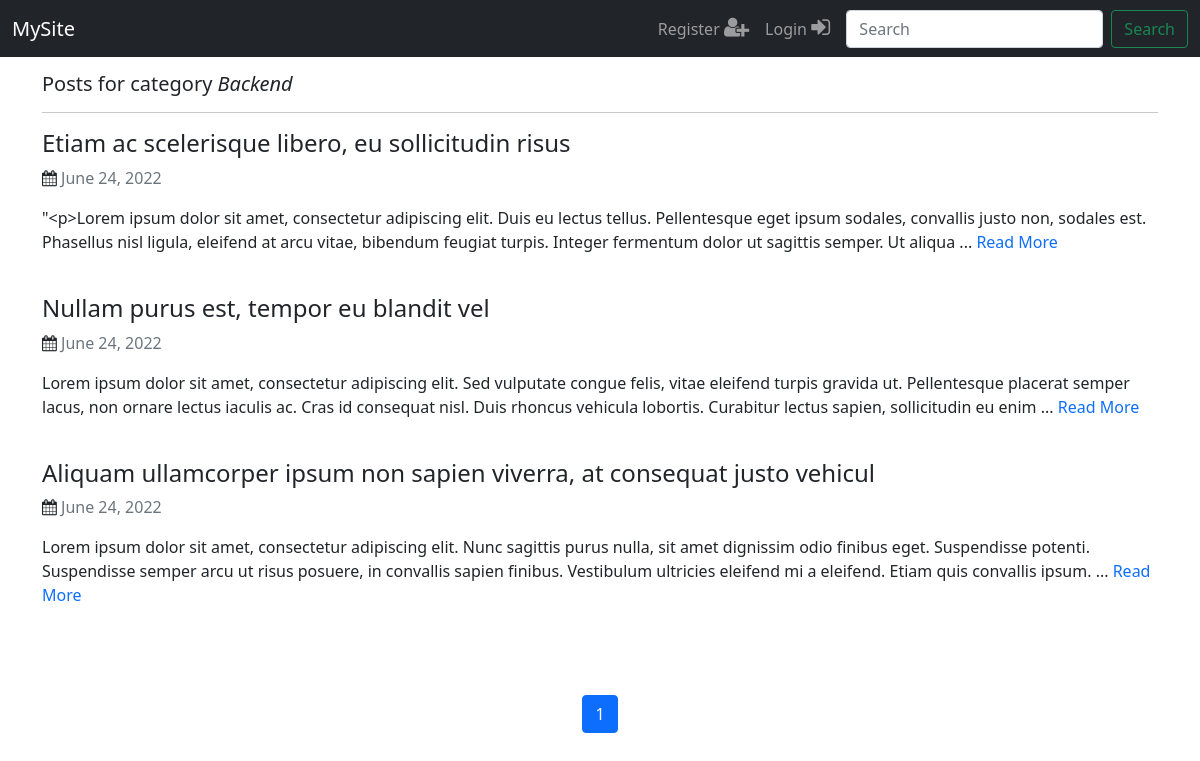
Page /category/1 on the committed database.
### blog/models.py (models this page shows, shortened)
class Category(models.Model):
    name = models.CharField(max_length=255, unique=True)
    slug = models.SlugField(max_length=50, blank=True, null=True, editable=False)

class Post(models.Model):
    title = models.CharField(max_length=200, unique=True)
    slug = models.SlugField(max_length=255, blank=True, null=True, editable=False)
    author = models.ForeignKey(settings.AUTH_USER_MODEL, on_delete=models.CASCADE)
    header_image_url = models.CharField(max_length=255, blank=True, null=True)
    body = RichTextField(blank=True, null=True)
    post_date = models.DateTimeField(auto_now_add=True)
    category = models.ForeignKey(Category,
                                on_delete=models.PROTECT,
                                default=1,
                                related_name='posts')
    tag = models.CharField(max_length=200, blank=True, null=True)
    tags = GenericRelation(TaggedItem, related_query_name='posts')
    likes = models.ManyToManyField(settings.AUTH_USER_MODEL, related_name='blog_posts')
    approved = models.BooleanField(default=False)
    objects = customs.PostManager()
    class Meta:
        ordering = ['-post_date']

### blog/views.py (the view)
# urls.py: path('category/<int:cat>', views.CategoryPostView.as_view(), name='cat-posts'),
class CategoryPostView(ListView):
    model = Post
    template_name = 'blog/cat_post.html'
    paginate_by = 5
    def get_queryset(self,**kwargs):
        queryset = Post.objects.select_related('category').filter(category=self.kwargs.get('cat'), approved=True)
        return queryset
    def get_context_data(self, **kwargs):
        print(self.kwargs.get('cat'))
        category_obj = Category.objects.filter(id=self.kwargs.get('cat')).first()
        context = super().get_context_data(**kwargs)
        context['category_name'] = category_obj.name
        return context

### blog/customs.py (called while the page is built)
    def get_queryset(self):
        return SearchQuerySet(self.model, using=self.db)

### blog/templates/blog/cat_post.html (shortened to what this page needs)
{% extends 'blog/base.html' %}
{% block content %}
    <h5>Posts for category <i>{{category_name}}</i> </h5>
    <hr>
    {% for post in object_list %}
    <h4><a href=" {% url 'blog:post' post.slug %} " class="inline link-dark text-decoration-none">{{ post.title }}</a></h4>
    <i class="fa fa-calendar" aria-hidden="true" style="font-size:16px;"></i> <p class="d-inline text-muted">{{ post.post_date.date }}</p>
    <p class="card-text">{{ post.body | safe | slice:":290" }} ... <a href=" {% url 'blog:post' post.slug %} " class="text-decoration-none">Read More</a></p>
    <br>
    {% endfor %}
    <br><br>
    <nav aria-label="...">
      <ul class="pagination justify-content-center">
      {% for i in paginator.page_range %}
          {% if page_obj.number == i %}
          <li class="page-item active" aria-current="page">
              <a href="?page={{i}}"  class="page-link">{{ i }} </a>
          </li>
          {% else %}
          <li class="page-item">
            <a href="?page={{i}}" class="page-link">{{ i }}</a>
          </li>
          {% endif %}
      {% endfor %}
      </ul>
    </nav>
{% endblock%}

### rows in the picture
Category: name "Backend"
Post: title "Etiam ac scelerisque libero, eu sollicitudin risus", post_date "June 24, 2022", body "\"<p>Lorem ipsum dolor sit amet, consectetur adipiscing elit. Duis eu lectus tellus. Pellentesque eget ipsum sodales, convallis justo non, sodales est. Phasellus nisl ligula, eleifend at arcu vitae, bibendum feugiat turpis. Integer fermentum dolor ut sagittis semper. Ut aliqua"
Post: title "Nullam purus est, tempor eu blandit vel", post_date "June 24, 2022", body "Lorem ipsum dolor sit amet, consectetur adipiscing elit. Sed vulputate congue felis, vitae eleifend turpis gravida ut. Pellentesque placerat semper lacus, non ornare lectus iaculis ac. Cras id consequat nisl. Duis rhoncus vehicula lobortis. Curabitur lectus sapien, sollicitudin eu enim"
Post: title "Aliquam ullamcorper ipsum non sapien viverra, at consequat justo vehicul", post_date "June 24, 2022", body "Lorem ipsum dolor sit amet, consectetur adipiscing elit. Nunc sagittis purus nulla, sit amet dignissim odio finibus eget. Suspendisse potenti. Suspendisse semper arcu ut risus posuere, in convallis sapien finibus. Vestibulum ultricies eleifend mi a eleifend. Etiam quis convallis ipsum."

### other values in the picture
{{ i }} "1"
